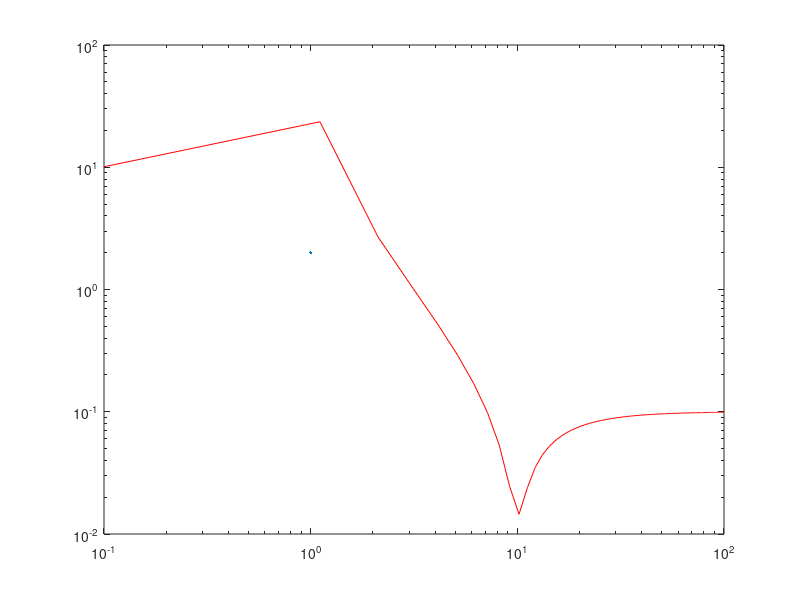

Source code (MATLAB):
%7 
x = linspace(0.1, 100, 100);
y = sqrt((100*(1-0.01*x.^2).^2+0.02*x.^2)./((1-x.^2).^2+0.1*x.^2));
figure
plot(x, y, "r", LineWidth=2);
loglog(x, y, "r", LineWidth=2)
